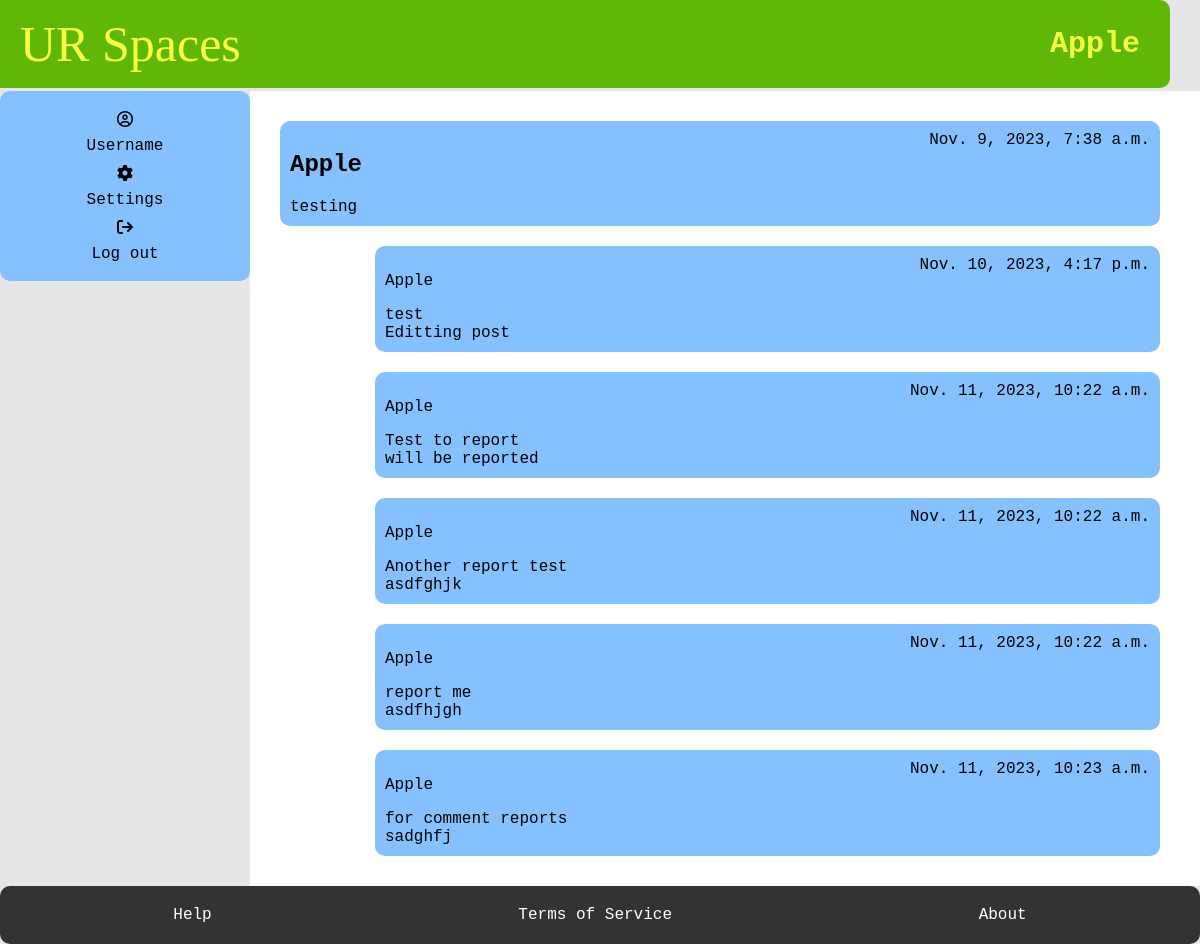
The page /profile/ (signed in) on the database as committed earlier.
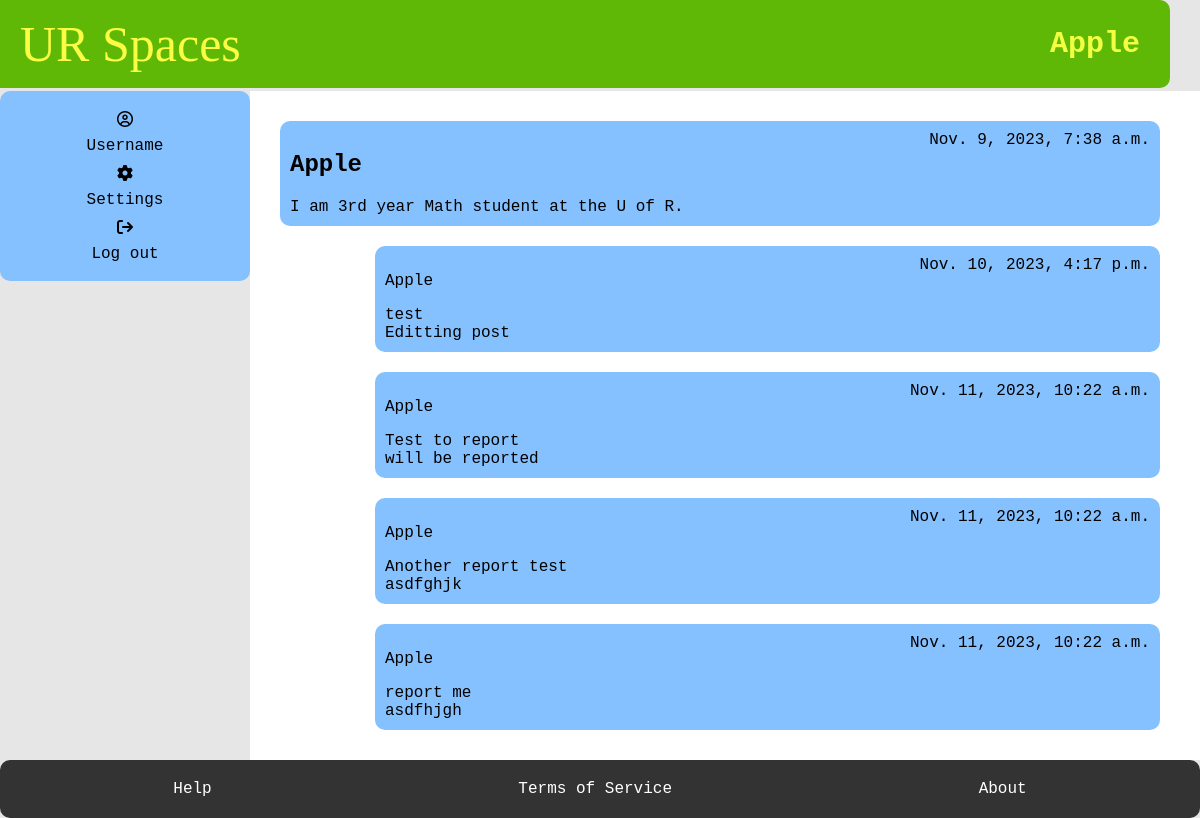
The same page on the database as committed later.
### myapp/models.py (models this page shows, shortened)
class Student(models.Model):
    User_ID = models.ForeignKey(User, on_delete=models.CASCADE)
    bio = models.TextField(default="Please add bio in settings", blank=True)
    banned = models.BooleanField(default=False)
    avatar =ResizedImageField(size=[50, 80], quality=100, upload_to="authors", default=None, null=True, blank=True)
    reported = models.BooleanField(default=False)
    slug = models.SlugField(max_length=400, unique=True, blank=True)

class Posts(models.Model):
    User_ID = models.ForeignKey(Student, on_delete=models.CASCADE)
    SubForum_ID = models.ForeignKey(SubForum, default= 1, on_delete=models.CASCADE)
    post_name = models.TextField(max_length=400)
    contents = models.TextField()
    count_likes = models.IntegerField(default=0, blank=True, )
    locked = models.BooleanField(default=False)
    pin = models.BooleanField(default=False)
    reported = models.BooleanField(default=False)
    post_date = models.DateTimeField(auto_now_add=True)
    slug = models.SlugField(max_length=400, unique=True, blank=True)
    def get_url(self):
        return reverse("posts", kwargs={
            "slug":self.slug
        })

### myapp/views.py (the view)
# urls.py: path("profile/", profile, name="profile"),
@login_required
def profile(request):
    user = request.user
    currentUser = User.objects.get(username = user)
    try:
        student = Student.objects.get(User_ID = currentUser)
        posts = Posts.objects.filter(User_ID = student)
    except:
        student = None
        posts = None
    try:
        moderator = Moderator.objects.get(User_ID = currentUser)
    except:
        moderator = None
    context = {
        "student": student,
        "moderator" : moderator,
        "posts": posts
    }
    return render(request, "profile.html", context)

### myapp/templates/profile.html
{% extends 'base.html' %}
    {% block title %}
      <h1>{{user.username}}</h1>
    {% endblock %}
    {% block content %}
    <main>
    {% if student is not None %}
        <section class="box">
            <div class="forum-item">
                <h1> {{user.username}} </h1>
                <span> {{user.date_joined}}</span>
            </div>
            <div class="forum-item">
              <span> {{student.bio}}</span>
            </div>
          </section>
          {% for field in posts %}
            <section class="sub-box">
                <div class="forum-item">
                    <p> {{field.User_ID.User_ID.username}}</p>
                    <span> {{field.post_date}} </span>
                </div>
                <div class="forum-item">
                  <a href="{{field.get_url}}"> {{field.post_name}}  </a>
                  </div>
                <div class="forum-item">
                  <span> {{field.contents}}</span>
                </div>
            </section>
            {% endfor %}
            {%else%}
              <div class="forum-item">
                <p > This is a moderator profile. You have the ability to ban users, pin posts,
                  lock posts, and delete unwanted content</p>
              </div>
            {%endif%}
    </main>
    {% endblock %}

Rows that differ between the two databases and show on the page:
removed Posts: User_ID.User_ID.username "Apple", post_date "Nov. 11, 2023, 10:23 a.m.", post_name "for comment reports", contents "sadghfj"
changed Student: bio "testing" → "I am 3rd year Math student at the U of R."
